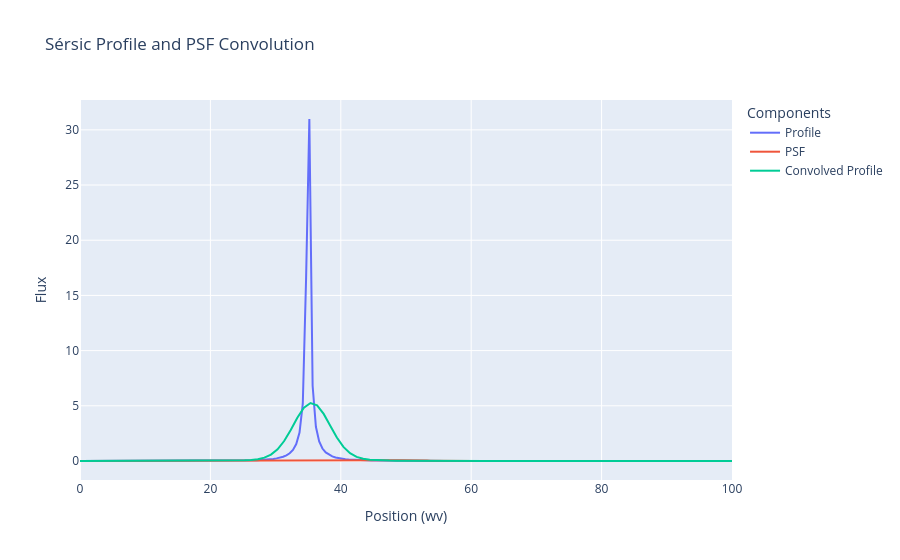

Here is the notebook cell this chart was saved with:
### Code cell
sigma = 3.125 / 2.35

def calculate_bn(n):
    return 2*n - 1/3 + 4/(405*n) + 46/(25515*n**2)

def sersic_1d(x, I_e, r_e, n, x_0):
    r = np.abs(x - x_0)
    b_n = calculate_bn(n)
    return I_e * np.exp(-b_n * ((r / r_e)**(1 / n) - 1))

def gaussian_psf(x, sigma):
    psf = np.exp(-x**2 / (2 * sigma**2))
    return psf / np.sum(psf)

def sersic_1d_convolved(x, I_e, r_e, n, x_0):
    x_hr = np.linspace(min(x), max(x), 200)
    profile = sersic_1d(x_hr, I_e, r_e, n, x_0)
    psf_x = x_hr - x_hr[len(x_hr)//2]
    kernel = gaussian_psf(psf_x, sigma=(sigma * len(x_hr)) / len(x))   
    conv_profile = convolve(profile, kernel, mode='same')
    conv_profile_out = np.interp(x, x_hr, conv_profile)
    return x_hr, profile, kernel, conv_profile_out

x_axes = np.linspace(0, 100, 100)
x_hr, profile, kernel, conv_profile = sersic_1d_convolved(x_axes, 0.63, 3, 4, 35)

plt.plot(x_hr, kernel, label='kernel')

plt.legend()
plt.show()

fig = go.Figure()

fig.add_trace(go.Scatter(x=x_hr, y=profile, mode='lines', name='Profile'))
fig.add_trace(go.Scatter(x=x_hr, y=kernel, mode='lines', name='PSF'))
fig.add_trace(go.Scatter(x=x_axes, y=conv_profile, mode='lines', name='Convolved Profile'))

fig.update_layout(
    title='Sérsic Profile and PSF Convolution',
    xaxis_title='Position (wv)',
    yaxis_title='Flux',
    legend_title='Components'
)

fig.show()

### Figure 1 — Plotly figure (JSON) as saved in the notebook; plotly's stock layout.template omitted (floating-point values rounded to 4 significant figures; data arrays with more than 128 entries replaced by an {"elided": "..."} marker saying what was removed)
{"data": [{"mode": "lines", "name": "Profile", "type": "scatter", "x": {"elided": "200 float values"}, "y": {"elided": "200 float values"}}, {"mode": "lines", "name": "PSF", "type": "scatter", "x": {"elided": "200 float values"}, "y": {"elided": "200 float values"}}, {"mode": "lines", "name": "Convolved Profile", "type": "scatter", "x": [0, 1.01, 2.02, 3.03, 4.04, 5.051, 6.061, 7.071, 8.081, 9.091, 10.1, 11.11, 12.12, 13.13, 14.14, 15.15, 16.16, 17.17, 18.18, 19.19, 20.2, 21.21, 22.22, 23.23, 24.24, 25.25, 26.26, 27.27, 28.28, 29.29, 30.3, 31.31, 32.32, 33.33, 34.34, 35.35, 36.36, 37.37, 38.38, 39.39, 40.4, 41.41, 42.42, 43.43, 44.44, 45.45, 46.46, 47.47, 48.48, 49.49, 50.51, 51.52, 52.53, 53.54, 54.55, 55.56, 56.57, 57.58, 58.59, 59.6, 60.61, 61.62, 62.63, 63.64, 64.65, 65.66, 66.67, 67.68, 68.69, 69.7, 70.71, 71.72, 72.73, 73.74, 74.75, 75.76, 76.77, 77.78, 78.79, 79.8, 80.81, 81.82, 82.83, 83.84, 84.85, 85.86, 86.87, 87.88, 88.89, 89.9, 90.91, 91.92, 92.93, 93.94, 94.95, 95.96, 96.97, 97.98, 98.99, 100], "y": [0.0005335, 0.00074, 0.0009565, 0.001171, 0.00138, 0.00159, 0.00181, 0.002053, 0.00233, 0.002651, 0.003028, 0.003473, 0.004003, 0.004639, 0.005405, 0.006339, 0.007486, 0.00891, 0.0107, 0.01298, 0.01594, 0.01985, 0.02517, 0.0327, 0.04404, 0.06276, 0.09709, 0.1655, 0.3046, 0.5758, 1.058, 1.812, 2.816, 3.915, 4.827, 5.254, 5.041, 4.267, 3.196, 2.132, 1.282, 0.7102, 0.376, 0.2004, 0.1138, 0.0711, 0.04868, 0.03559, 0.02713, 0.02126, 0.01699, 0.01378, 0.01132, 0.0094, 0.007877, 0.006656, 0.005664, 0.004852, 0.004181, 0.003622, 0.003153, 0.002757, 0.002421, 0.002135, 0.001889, 0.001677, 0.001493, 0.001334, 0.001195, 0.001073, 0.0009658, 0.0008716, 0.0007882, 0.0007144, 0.0006488, 0.0005903, 0.0005381, 0.0004913, 0.0004494, 0.0004117, 0.0003778, 0.0003471, 0.0003194, 0.0002943, 0.0002715, 0.0002508, 0.000232, 0.0002148, 0.0001992, 0.0001848, 0.0001717, 0.0001597, 0.0001485, 0.0001381, 0.000128, 0.0001177, 0.0001065, 9.358e-05, 7.872e-05, 6.236e-05]}], "layout": {"autosize": true, "legend": {"title": {"text": "Components"}}, "title": {"text": "Sérsic Profile and PSF Convolution"}, "xaxis": {"autorange": true, "range": [0, 100], "title": {"text": "Position (wv)"}, "type": "linear"}, "yaxis": {"autorange": true, "range": [-1.721, 32.7], "title": {"text": "Flux"}, "type": "linear"}}}
